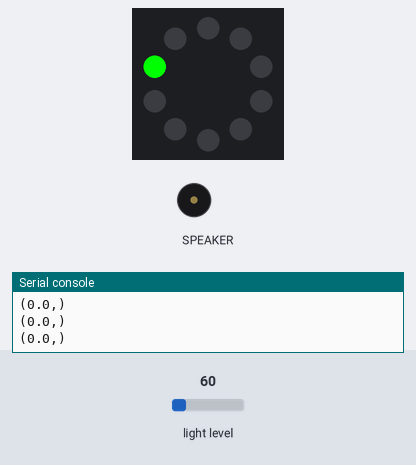
Recording of a program running on a simulated Circuit Playground running CircuitPython. Shown: the board's ring of 10 RGB LEDs (number 0 left of the top, counting anticlockwise), buzzer (waves = sounding), the last lines printed to the serial console. The test bench sets the inputs (shaded band); at power-on: light level 60.

Above: at 1.2 s.
1.3 s: light level set to 6
At 1.57 s:
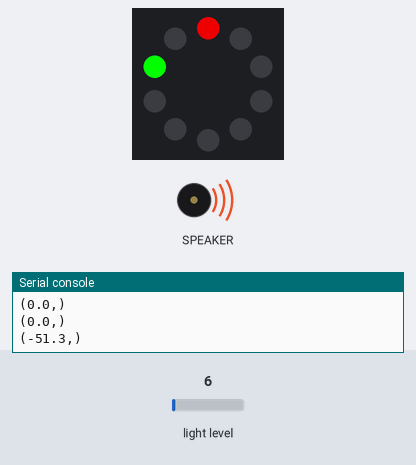
Timing chart, 0 to 4.3 s (numbered marks = the images above; inputs shaded):
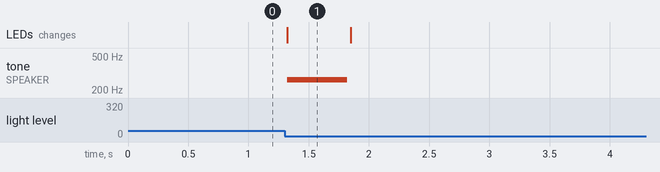

The program:

heartRatePlotter.py
```python
#Edited Spring 2022 by Eli Wissenbach.#
#Uses the onboard neopixel and a buzzer to measure heart rate with noise reduction#

import time

import analogio
import board
import neopixel
from adafruit_circuitplayground import cp
def sign(value):
    if value > 0:
        return 1
    if value < 0:
        return -1
    return 0


# Turn only pixel #1 green
cp.pixels[1] = (0, 255, 0,1)

# How many light readings per sample
NUM_OVERSAMPLE = 10
# How many samples we take to calculate 'average'
NUM_SAMPLES = 20
samples = [0] * NUM_SAMPLES
lasttime = time.monotonic()

while True:
    for i in range(NUM_SAMPLES):
        # Take NUM_OVERSAMPLE number of readings really fast
        oversample = 0
        for s in range(NUM_OVERSAMPLE):
            oversample += float(cp.light)
        # and save the average from the oversamples
        samples[i] = oversample / NUM_OVERSAMPLE  # Find the average

        mean = sum(samples) / float(len(samples))  # take the average
        print((samples[i] - mean,))  # 'center' the reading

        if i > 0:
            # If the sign of the data has changed munus to plus
            # we have one full waveform (2 zero crossings), pulse LED
            if sign(samples[i]-mean) <= 0 and sign(samples[i-1]-mean) > 0:
                cp.pixels[9] = (200, 0, 0)  # Pulse LED
                cp.play_tone(262,.5)
            else:
                cp.pixels[9] = (0, 0, 0)    # Turn LED off

        time.sleep(0.025)  # change to go faster/slower
# Write your code here :-)
```

Measured:
- after the input at 1.3 s, tone on SPEAKER: silent → 262 Hz at once, → silent 0.50 s later; the LEDs: change at once (image 1)
- what the display in image 1 shows lasts 0.5 s, from 1.3 s to 1.8 s
